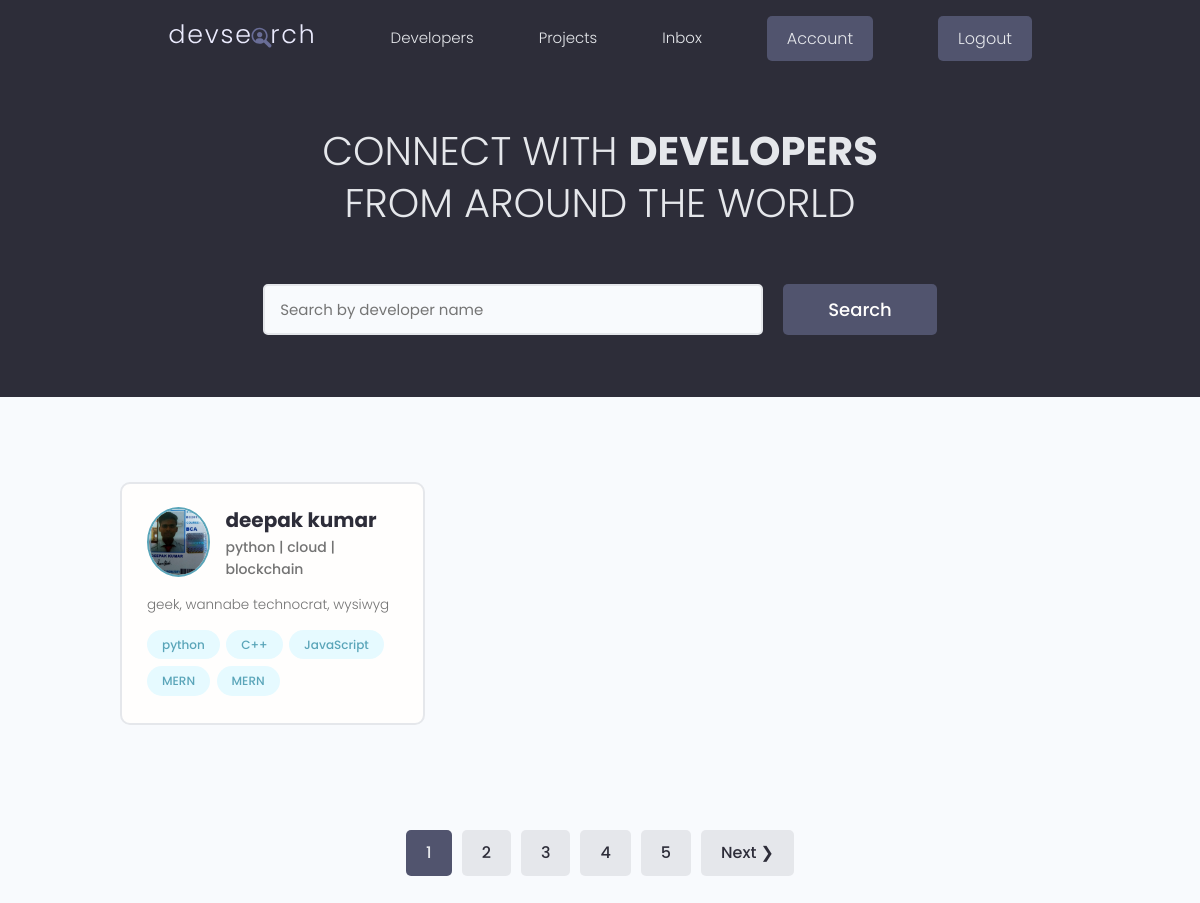
The app's page / (signed in) with its own data.
### users/models.py (models this page shows, shortened)
class Profile(models.Model):
    user = models.OneToOneField(User, on_delete=models.CASCADE,null=True, blank=True)
    name = models.CharField(max_length=200, blank=True, null=True)
    email = models.EmailField(max_length=500, blank=True, null=True)
    username = models.CharField(max_length=200, blank=True, null=True)
    location = models.CharField(max_length=200, blank=True, null=True)
    short_intro = models.CharField(max_length=200, blank=True, null=True)
    bio = models.TextField(blank=True, null=True)
    profile_image = models.ImageField(null=True, blank=True, upload_to='profiles/', default="profiles/user-default.png")
    social_github = models.CharField(max_length=200, blank=True, null=True)
    social_twitter = models.CharField(max_length=200, blank=True, null=True)
    social_linkedin = models.CharField(max_length=200, blank=True, null=True)
    social_youtube = models.CharField(max_length=200, blank=True, null=True)
    social_website = models.CharField(max_length=200, blank=True, null=True)
    created = models.DateTimeField(auto_now_add=True)
    id = models.UUIDField(default=uuid.uuid4, unique=True, primary_key=True, editable=False)

class Skill(models.Model):
    owner = models.ForeignKey(Profile, on_delete=models.CASCADE, null=True, blank=True)
    name = models.CharField(max_length=200, blank=True, null=True)
    description = models.TextField(null=True, blank=True)
    created = models.DateTimeField(auto_now_add=True)
    id = models.UUIDField(default=uuid.uuid4, unique=True, primary_key=True, editable=False)
    def __str__(self) -> str:
        return str(self.name)

### users/views.py (the view)
# urls.py: path('', views.profiles, name="profiles"),
def profiles(request):
    profiles, search_query = searchProfiles(request)
    custom_range, profiles = paginateProfiles(request, profiles, 4)
    context = {'profiles':profiles, 'search_query':search_query, 'custom_range':custom_range}
    return render(request, 'users/profiles.html', context)

### users/utils.py (called while the page is built)
def paginateProfiles(request, profiles, results):
    page = request.GET.get('page')
    results = 1 #results per page
    paginator = Paginator(profiles, results)
    try:
        profiles = paginator.page(page)
    except PageNotAnInteger:
        page = 1
        profiles = paginator.page(page)
    except EmptyPage:
        page = paginator.num_pages
        profiles = paginator.page(page)
    leftIndex = (int(page)-4)
    if leftIndex < 1: leftIndex=1
    rightIndex = (int(page)+5)
    if rightIndex>paginator.num_pages: rightIndex=paginator.num_pages+1
    custom_range = range(leftIndex, rightIndex)
    return custom_range, profiles

def searchProfiles(request):
    search_query = ''
    if request.GET.get('search_query'):
        search_query = request.GET.get('search_query')
    print('SEARCH:', search_query)
    skills = Skill.objects.filter(name__icontains=search_query)
    profiles = Profile.objects.distinct().filter(
        Q(name__icontains=search_query) | Q(short_intro__icontains=search_query) | Q(skill__in=skills))
    return profiles, search_query

### users/templates/users/profiles.html (shortened to what this page needs)
{% extends 'main.html' %}
{% block content %}
<main class="home">
    <section class="hero-section text-center">
        <div class="container container--narrow">
            <div class="hero-section__box">
                <h2>CONNECT WITH <span>DEVELOPERS</span></h2>
                <h2>FROM AROUND THE WORLD</h2>
            </div>
            <div class="hero-section__search">
                <form id="searchForm" class="form" action="{% url 'profiles' %}" method="get">
                    <div class="form__field">
                        <input class="input input--text" id="formInput#search" type="text" name="search_query" value="{{search_query}}" placeholder="Search by developer name" />
                    </div>
                    <input class="btn btn--sub btn--lg" type="submit" value="Search" />
                </form>
            </div>
        </div>
    </section>
    <section class="devlist">
        <div class="container">
            <div class="grid grid--three">
                {% for profile in profiles %}
                <div class="column card">
                    <div class="dev">
                        <a href="{% url 'user-profile' profile.id %}" class="card__body">
                            <div class="dev__profile">
                                <img class="avatar avatar--md" src="{{ profile.profile_image.url }}" alt="image" />
                                <div class="dev__meta">
                                    <h3>{{ profile.name }}</h3>
                                    <h5>{{ profile.short_intro|slice:"60" }}</h5>
                                </div>
                            </div>
                            <p class="dev__info">{{ profile.bio|slice:"150" }}</p>
                            <div class="dev__skills">
                                {% for skill in profile.skill_set.all|slice:"5" %}
                                <span class="tag tag--pill tag--main">
                                    <small>{{ skill }}</small>
                                </span>
                                {% endfor %}
                            </div>
                        </a>
                    </div>
                </div>
                {% endfor %}
            </div>
        </div>
    </section>
    {% include 'pagination.html' with queryset=profiles custom_range=custom_range %}
</main>
{% endblock content %}

### static/styles/app.css (style rules this page uses)
:root { --color-sub: #2d2d39; }
.btn--sub { background-color: var(--color-sub-light); }
.card { border: 2px solid var(--color-light); }
img { width: 100%; }
.hero-section { height: 40vh; display: flex; align-items: center; background-color: var(--color-sub); }
.hero-section__box { margin-bottom: 4rem; }
.hero-section__box > h2, .hero-section__box > h2 > span { font-size: 4rem; color: var(--color-light); line-height: 1.3; text-transform: uppercase; }
.hero-section__box > h2 { font-weight: 300; }
.hero-section__box > h2 > span { font-weight: 700; }
.hero-section__search > .form { display: flex; align-items: center; justify-content: center; gap: 2rem; }
.hero-section__search > .form input.input--text { width: 50rem; }
.devlist { margin-top: 8rem; }
.devlist .grid { align-items: stretch; }
.devlist .dev .dev__profile { display: flex; align-items: center; gap: 1.5rem; }
.devlist .dev .dev__meta h3 { color: var(--color-sub); font-size: 2rem; font-weight: 700; }
.devlist .dev .dev__meta h5 { color: var(--color-text); font-size: 1.4rem; font-weight: 500; }
.devlist .dev .dev__info { margin: 1.5rem 0; font-size: 1.35rem; line-height: 1.4; text-align: justify; }

### static/uikit/styles/modules/_variables.css (style rules this page uses)
:root { --color-main: #5aa5b9; --color-main-light: #e6faff; --color-sub: #3f4156; --color-sub-light: #51546e; --color-sub-lighter: #ededfd; --color-text: #737373; --color-gray: #8b8b8b; --color-light: #e5e7eb; --color-light-gray: #767676; --color-bg: #f8fafd; --color-white: #fffefd; --color-white-light: #f3f3f3; --color-success: #359e64; --color-success-bg: #def8e8; --color-error: #fc4b0b; --color-error-bg: #fff2ee; --font-base: 'Poppins', arial, helvetica, 'Segoe UI', roboto, ubuntu, sans-serif; --font-monospace: 'Fira Code', 'Courier New', courier, monospace; --font-regular: 300; --font-medium: 500; --font-bold: 700; --generic-shadow: 1px 1px 5px #00000010; --generic-transition: all 0.3s ease-in-out; }

### static/uikit/styles/modules/_base.css (style rules this page uses)
* { margin: 0; padding: 0; box-sizing: border-box; text-rendering: optimizeLegibility; color: inherit; font-size: inherit; }
html { font-size: 50%; }
@media only screen and (min-width: 480px) { html { font-size: 56.25%; } }
@media only screen and (min-width: 1200px) { html { font-size: 62.5%; } }
body { line-height: 1.6; font-weight: 400; font-size: 1.5rem; color: var(--color-text); background-color: var(--color-bg); min-height: 100vh; }

### static/uikit/styles/modules/_typography.css (style rules this page uses)
* { font-family: var(--font-base); }
h2 { font-size: 3.6rem; font-weight: var(--font-bold); }
h3 { font-size: 3.2rem; font-weight: var(--font-medium); }
h5 { font-size: 2.4rem; font-weight: var(--font-medium); }
h5, h6 { font-weight: var(--font-regular); }
p, span, strong { font-size: 1.6rem; color: var(--color-text); font-weight: var(--font-regular); }
a { padding-bottom: 2px; text-decoration: none; display: inline-block; color: var(--color-main); font-weight: var(--font-medium); }

### static/uikit/styles/modules/_utilities.css (style rules this page uses)
.container { width: 92%; max-width: 165rem; margin: 0 auto; box-sizing: border-box; }
.container--narrow { width: 92%; max-width: 120rem; }
@media screen and (min-width: 1000px) { .container { width: 90%; } }
@media screen and (min-width: 1000px) { .container--narrow { width: 85%; } }
@media screen and (min-width: 1200px) { .container { width: 80%; } }
@media screen and (min-width: 1200px) { .container--narrow { width: 72%; } }
.text-center { text-align: center; }

### static/uikit/styles/modules/_avatar.css (style rules this page uses)
.avatar { border-radius: 50%; border: 2px solid var(--color-main); object-fit: cover; }
.avatar--md { height: 7rem; width: 7rem; }

### static/uikit/styles/modules/_button.css (style rules this page uses)
.btn { display: inline-block; position: relative; cursor: pointer; background-color: var(--color-light); font-weight: var(--font-medium); color: var(--color-sub); text-decoration: none; padding: 1rem 2rem; border-radius: 0.5rem; border: none; width: -webkit-fit-content; width: -moz-fit-content; width: fit-content; height: -webkit-fit-content; height: -moz-fit-content; height: fit-content; font-size: 1.6rem; outline-width: 0; outline-color: transparent; -webkit-backface-visibility: hidden; backface-visibility: hidden; transition: all 0.3s ease-in-out; }
.btn--sub { background-color: var(--color-sub); color: var(--color-white); }
.btn--lg { font-size: 1.8rem; padding: 1.2rem 4.5rem; }

### static/uikit/styles/modules/_card.css (style rules this page uses)
.card { border-radius: 1rem; background-color: var(--color-white); border: 1.5px solid var(--color-light); width: auto; height: auto; margin-top: 0.5rem; margin-bottom: 0.5rem; overflow: hidden; }
.card__body, .card__header { padding: 2rem 2.5rem; }

### records on screen
Profile: profile_image (picture), name "deepak kumar", short_intro "python | cloud | blockchain", bio "geek, wannabe technocrat, wysiwyg"
Skill: name "python"
Skill: name "C++"
Skill: name "JavaScript"
Skill: name "MERN"
Skill: name "MERN"

### other values on screen
{{ page }} "1"
{{ page }} "2" "3" "4" "5"
